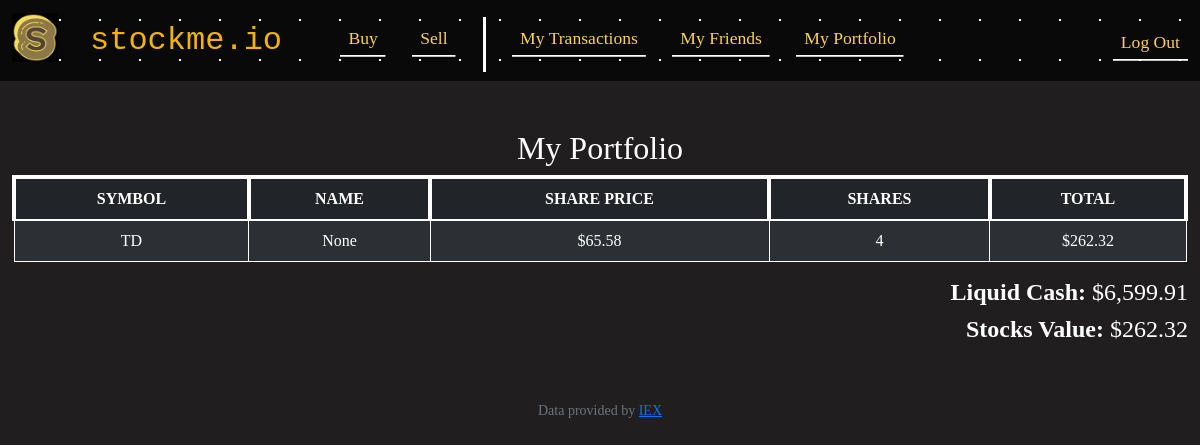
/portfolio (signed in), run on the app's committed database.
### tables this page shows
CREATE TABLE 'portfolio' ('user_id' INTEGER,'symbol' TEXT, 'value' INTEGER, 'shares' INTEGER, 'name' TEXT);

CREATE TABLE users (id INTEGER PRIMARY KEY AUTOINCREMENT NOT NULL, username TEXT NOT NULL, hash TEXT NOT NULL, cash NUMERIC NOT NULL DEFAULT 10000.00, 'friends' TEXT);

### app.py (the view)
@app.route("/portfolio")
@login_required
def portfolio():
    user_id = session["user_id"]
    port = db.execute("SELECT * FROM portfolio WHERE user_id = ?", user_id)
    cash = db.execute("SELECT cash FROM users WHERE id = ?", user_id)[0]
    invested = db.execute("SELECT SUM(value) FROM portfolio WHERE user_id = ?", user_id)[0]
    return render_template("portfolio.html", port=port, cash=cash, invested=invested, leninvested=len(invested))

### app.py (called while the page is built)
@app.context_processor
def example():
    return dict(myexample='This is an example')

@app.after_request
def after_request(response):
    response.headers["Cache-Control"] = "no-cache, no-store, must-revalidate"
    response.headers["Expires"] = 0
    response.headers["Pragma"] = "no-cache"
    return response

### helpers.py (called while the page is built)
def login_required(f):
    @wraps(f)
    def decorated_function(*args, **kwargs):
        if session.get("user_id") is None:
            return redirect("/login")
        return f(*args, **kwargs)
    return decorated_function

def usd(value):
    return f"${value:,.2f}"

### templates/portfolio.html (shortened to what this page needs)
{% extends "layout.html" %}
{% block main %}
<div class="section">
    <h2>My Portfolio</h2>
    {% if invested["SUM(value)"] == None %}
        <h2>Start Investing Now By Clicking On The Buy Page!</h2>
    {% else %}
    <table class="table table-dark table-hover table-striped">
        <thead class="table-dark">
            <tr>
                <th scope="col">SYMBOL</th>
                <th scope="col">NAME</th>
                <th scope="col">SHARE PRICE</th>
                <th scope="col">SHARES</th>
                <th scope="col">TOTAL</th>
            </tr>
        </thead>
        <tbody>
            {% for stock in port %}
            <tr>
                <td>{{stock["symbol"]}}</td>
                <td>{{stock["name"]}}</td>
                <td>{{(stock["value"]/stock["shares"]) | usd}}</td>
                <td>{{stock["shares"]}}</td>
                <td>{{stock["value"] | usd}}</td>
            </tr>
            {% endfor %}
        </tbody>
    </table>
    {% endif %}
    <h4><span style="font-weight: bold;"> Liquid Cash:</span> {{cash["cash"] | usd}}</h4>
    {% if invested["SUM(value)"] == None %}
        <h4><span style="font-weight: bold;">Invested:</span> $0.00</h2>
    {% else %}
        <h4><span style="font-weight: bold;"> Stocks Value:</span> {{invested["SUM(value)"] | usd}}</h4>
    {% endif %}
</div>
{% endblock %}

### static/styles.css (style rules this page uses)
:root { --black: #090909; --dgray: #201E1E; --orange: #F5B301; --banana: #FED053; --white: #FFFFFF; }
body { background-color: var(--dgray); color: var(--white); font-family: "Palatino"; }
table, td { border: 1px solid; }
th { border: 4px solid; }
h4 { text-align: right; }

### data on the page
portfolio: symbol "TD", name "None", (stock['value']/stock['shares'])|usd "$65.58", shares "4", value "$262.32"
users: cash "$6,599.91"

### other printed values
{{ invested["SUM(value)"] | usd }} "$262.32"
